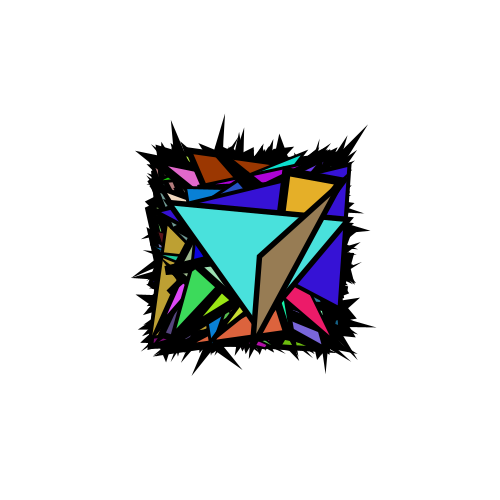
Frame 1 (no input)
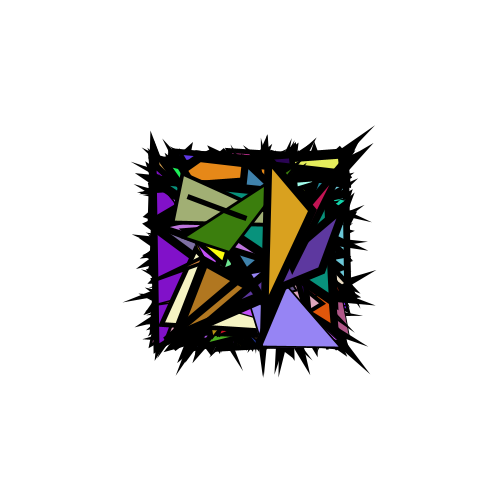
Frame 60 (the mouse pressed at the canvas centre just before this capture)
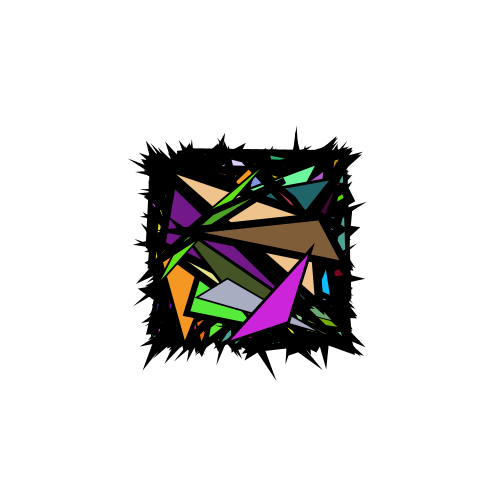
Frame 120 (the mouse held since frame 60 and released just before this capture)

The Processing sketch that drew these frames (run headless with seeded random() and noise(); from frame 60 on, the mouse is pressed at the canvas centre):

// Processing sketch: processing_63214
// ── processing_63214.pde


int totalObjectos; // numero total de objectos

float posX, posY; // variaveis para a posição horizontal e vertical dos objectos
float posX_2, posY_2;// variaveis para a posição horizontal e vertical dos objectos
float tamanho;// variavel para o tamanho dos objectos
float tamanho2;// variavel para o tamanho dos objectos
float r,g,b; // variaveis para a cor 
float s; // variavel que estipula a espessura do stroke 

float limiteHorizontal, limiteVertical; // variaveis para o limite horizontal e vertical onde se vão compreender os objectos 


void setup() { // definição dos elementos estáticos 
  
size(500,500);// define a área de composição
  background (255); // define a cor de fundo
  smooth();// suaviza a composição
  /*noLoop();*/ // o comando que não permite movimento está invisivel ou seja, a composição terá movimento
  
 
  totalObjectos = 500;// numero total de objectos
  limiteHorizontal = 100;// a composição terá limite horizontal em 100
  limiteVertical = 100; // a composição terá limite vertical em 100

}

void draw(){ //
  background(255);// define a cor de fundo para que o fundo se mantenha sempre branco
  
  for ( int i = 0; i <totalObjectos; i++) // função em que a composição começa em 0 até o numero total de objectos, que neste caso são 500
  {
     posX = random (width/2-limiteHorizontal, width/2 +limiteHorizontal); // define que a posição horizontal varia entre metade da altura da janela menos o limite horizontal(100) 
     posY = random (height/2-limiteVertical, height/2 + limiteVertical); // define que a posição vertical varia entre metade da largura da janela menos o limite vertical (100)
     posX_2 = random (width/2-limiteHorizontal, width/2 +limiteHorizontal); // define que a posição horizontal varia entre metade da altura da janela menos o limite horizontal(100)
     posY_2 = random (height/2-limiteVertical, height/2 + limiteVertical); // define que a posição vertical varia entre metade da largura da janela menos o limite vertical (100)
      tamanho = random (width/2-limiteHorizontal, width/2 +limiteHorizontal);// define que o tamanho dos objectos variam entre metade da altura da janela menos o limite horizontal
     tamanho2 = random (width/2-limiteHorizontal, width/2 +limiteHorizontal); // define que o tamanho dos objectos variam entre metade da altura da janela menos o limite vertical
     r = random(255); // define um valor para a componente vermelha entre 0 e 255
     g = random(255); // define um valor para a componente verde entre 0 e 255
     b = random(255); // define um valor para a componente azul entre 0 e 255
     s = random (1,10); // define que a espessura do stroke varia entre 1 a 10
     
     strokeWeight(s);// define que a espessura do stroke varia entre 1 a 10
     fill(r,g,b);// o preenchimento dos objectos com as variáveis RGB 
     triangle(posX,posY,posX_2,posY_2,tamanho,tamanho2);// os triângulos vão se situar nas coordenadas anteriormente estipuladas
     
     
  }
  
} 
  
  
  
